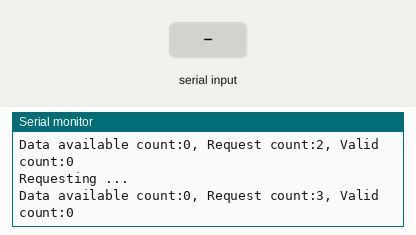
Bench run of a sketch on a simulated ESP8266 (NodeMCU). On the bench: the last lines printed to the serial monitor. The test bench sets the inputs (shaded band).

Above: at 10.8 s.
10.9 s: "1" received over the second serial link
At 15.7 s:
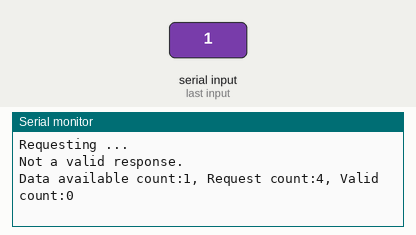
16.9 s: "0" received over the second serial link
At 20.8 s:
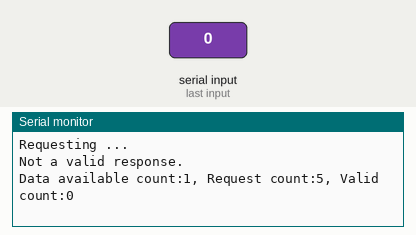
22.9 s: "2" received over the second serial link
At 26.0 s:
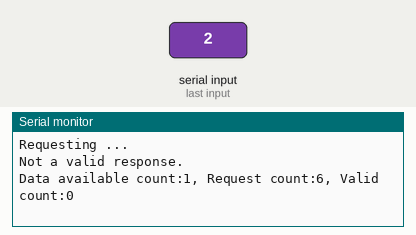
Timing chart, 0 to 27.5 s (numbered marks = the images above; inputs shaded):
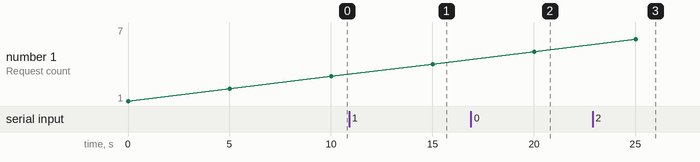

Measured:
- after the input at 10.9 s, the serial monitor: prints a new line after 4.1 s (image 1)
- after the input at 16.9 s, the serial monitor: prints a new line after 3.1 s (image 2)
- after the input at 22.9 s, the serial monitor: prints a new line after 2.1 s (image 3)

The sketch:

JK_BMS_02_485_01_TTL.ino
```cpp
#include "Arduino.h"
//IDE 2.0.4: Edit at line 401 in SoftwareSerial.h, C:\Users\Roshan Chamal\AppData\Local\Arduino15\packages\esp8266\hardware\esp8266\3.1.2\libraries\SoftwareSerial\src
//IDE 1.8.x version: Edit files (SoftwareSerial.h and SoftwareSerial.cpp) in the (ARDUINO) C:\Program Files (x86)\Arduino\hardware\arduino\avr\libraries\SoftwareSerial\src
//IDE 1.8.x version: Edit files (SoftwareSerial.h and SoftwareSerial.cpp) in the (ESP8266) C:\Users\Roshan Chamal\AppData\Local\Arduino15\packages\esp8266\hardware\esp8266\3.1.2\libraries\SoftwareSerial\src
#define _SS_MAX_RX_BUFF 268 // RX buffer size
#include <SoftwareSerial.h>

#define RXPin        D1  // Serial Receive pin
#define TXPin        D2  // Serial Transmit pin

SoftwareSerial mySerial(RXPin, TXPin); // RX, TX

float chargingCurrent=0,batteryVoltage=0;
int batteryCapacity=0;

char dataCmd[] = {0x4E, 0x57, 0x00, 0x13 ,0x00 ,0x00, 0x00 ,0x00 ,0x06 ,0x03 ,0x00 ,0x00 ,0x00 ,0x00 ,0x00 ,0x00 ,0x68 ,0x00 ,0x00 ,0x01 ,0x29};

char buffData[268];
int byteCounter = 0;

void setup() {

  Serial.begin(115200);
  while (!Serial) {
    ; // wait for serial port to connect. Needed for native USB port only
  }
  mySerial.begin(115200);
  while (!mySerial) {
    ; // wait for serial port to connect. Needed for native USB port only
  }
  Serial.println("JK-BMS ~ RS-485 TTL Monitor Starting...");
}

int reqCount = 0, validCount = 0;
void loop() {

    Serial.println("Requesting ...");
    mySerial.write(dataCmd, sizeof(dataCmd));
    delayMicroseconds(2000);
    //read data
    byteCounter = 0;
    int inByte = 0;
    while(mySerial.available())
    {
      inByte = mySerial.read();
      buffData[byteCounter] = inByte;
      //Serial.print(byteCounter);Serial.print(':');Serial.print(inByte, HEX);Serial.println(' ');
      byteCounter++;
      delayMicroseconds(5);
    }
    //mySerial.flush();
    if(byteCounter > 0)
    {
      ProcessDataPacket();
    }
    reqCount++;
    Serial.print("Data available count:");Serial.print(byteCounter);
    Serial.print(", Request count:");Serial.print(reqCount);
    Serial.print(", Valid count:");Serial.println(validCount);

  delay(5000);
}

void ProcessDataPacket()
{
  //int pos = 11;
  //Serial.print(pos);Serial.print(':');Serial.print(buffData[pos], HEX);Serial.println(' ');

  if(buffData[0]==0x4E && buffData[1]==0x57 && buffData[11]==0x79)
  {
    Serial.println("Valid.");
    validCount++;

    int pos = 12;
    int cellCount = buffData[pos++]/3;
    Serial.print("cellCount:");Serial.println(cellCount);

    for(int b=1; b <= cellCount; b++)
    {
      int cellNumber =buffData[pos++];
      int read_cellVolt1 = buffData[pos++];
      //Serial.print("pos:");Serial.print(pos);Serial.print(' ');Serial.print(buffData[pos],HEX);Serial.print(' ');Serial.print(read_cellVolt1,HEX);
      int read_cellVolt2 = buffData[pos++];
      //Serial.print("pos:");Serial.print(pos);Serial.print(' ');Serial.print(buffData[pos],HEX);Serial.print(' ');Serial.print(read_cellVolt2,HEX);
      float cellVolt = (read_cellVolt2 + read_cellVolt1*256) * 0.001;
      Serial.print("cell:");Serial.print(cellNumber);Serial.print(' ');Serial.println(cellVolt);
    }

    batteryCapacity = buffData[53];
    Serial.print("Capacity:");Serial.println(batteryCapacity);
    chargingCurrent = (buffData[51] + buffData[50]*256) * -0.01;
    Serial.print("Current:");Serial.println(chargingCurrent);
    batteryVoltage = (buffData[48] + buffData[47]*256) * 0.01;
    Serial.print("Voltage:");Serial.println(batteryVoltage);

    Serial.println();
  }
  else{
    Serial.println("Not a valid response.");
  }
}
```
